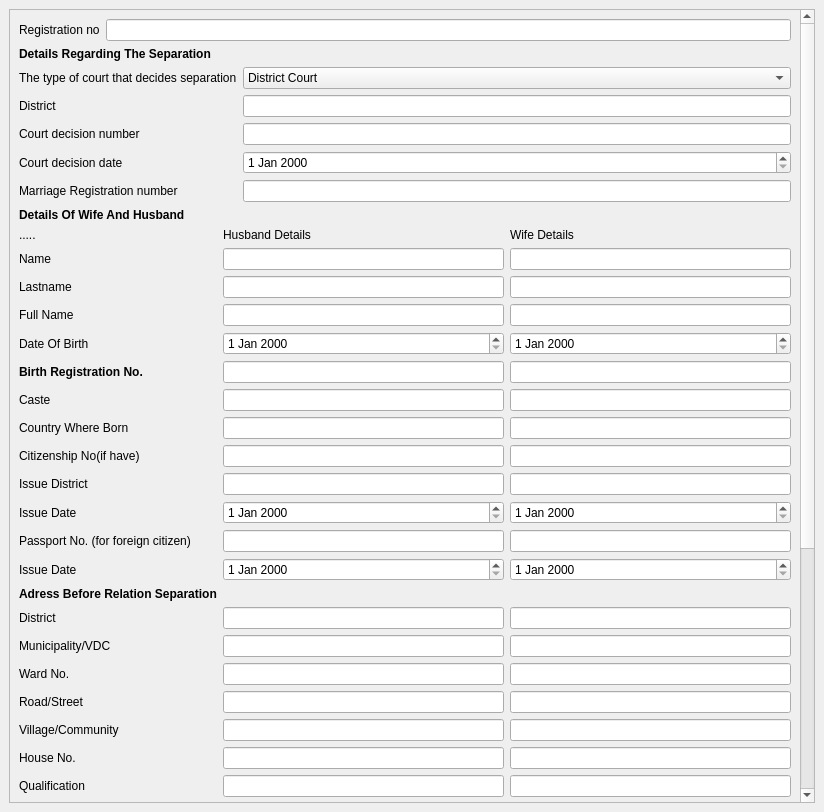
<?xml version="1.0" encoding="UTF-8"?>
<ui version="4.0">
 <class>DivorceForm</class>
 <widget class="QMainWindow" name="DivorceForm">
  <property name="geometry">
   <rect>
    <x>0</x>
    <y>0</y>
    <width>824</width>
    <height>812</height>
   </rect>
  </property>
  <property name="windowTitle">
   <string>Divorce Registration</string>
  </property>
  <widget class="QWidget" name="centralwidget">
   <layout class="QGridLayout" name="gridLayout">
    <item row="0" column="0">
     <widget class="QScrollArea" name="scrollArea">
      <property name="widgetResizable">
       <bool>true</bool>
      </property>
      <widget class="QWidget" name="scrollAreaWidgetContents">
       <property name="geometry">
        <rect>
         <x>0</x>
         <y>-581</y>
         <width>779</width>
         <height>1369</height>
        </rect>
       </property>
       <layout class="QGridLayout" name="gridLayout_2">
        <item row="0" column="0">
         <layout class="QFormLayout" name="formLayout_4">
          <item row="0" column="0">
           <widget class="QLabel" name="registrationNoLabel">
            <property name="text">
             <string>Registration no</string>
            </property>
           </widget>
          </item>
          <item row="0" column="1">
           <widget class="QLineEdit" name="registrationNoLineEdit"/>
          </item>
         </layout>
        </item>
        <item row="1" column="0">
         <widget class="QLabel" name="label">
          <property name="text">
           <string>&lt;b&gt;Details Regarding The Separation&lt;/b&gt;</string>
          </property>
         </widget>
        </item>
        <item row="2" column="0">
         <layout class="QFormLayout" name="formLayout">
          <item row="0" column="0">
           <widget class="QLabel" name="TypeOfCourtLabel">
            <property name="text">
             <string>The type of court that decides separation</string>
            </property>
           </widget>
          </item>
          <item row="0" column="1">
           <widget class="QComboBox" name="TypeOfCourtLineEdit">
            <item>
             <property name="text">
              <string>District Court</string>
             </property>
            </item>
            <item>
             <property name="text">
              <string>Supreme Court</string>
             </property>
            </item>
            <item>
             <property name="text">
              <string>Appellate court</string>
             </property>
            </item>
           </widget>
          </item>
          <item row="1" column="0">
           <widget class="QLabel" name="districtLabel">
            <property name="text">
             <string>District</string>
            </property>
           </widget>
          </item>
          <item row="1" column="1">
           <widget class="QLineEdit" name="districtLineEdit"/>
          </item>
          <item row="2" column="0">
           <widget class="QLabel" name="courtDecisionNumberLabel">
            <property name="text">
             <string>Court decision number</string>
            </property>
           </widget>
          </item>
          <item row="2" column="1">
           <widget class="QLineEdit" name="courtDecisionNumberLineEdit"/>
          </item>
          <item row="3" column="0">
           <widget class="QLabel" name="courtDecisionDateLabel">
            <property name="text">
             <string>Court decision date</string>
            </property>
           </widget>
          </item>
          <item row="3" column="1">
           <widget class="QDateEdit" name="courtDecisionDateDateEdit"/>
          </item>
          <item row="4" column="0">
           <widget class="QLabel" name="marriageRegistrationNumberLabel">
            <property name="text">
             <string>Marriage Registration number</string>
            </property>
           </widget>
          </item>
          <item row="4" column="1">
           <widget class="QLineEdit" name="marriageRegistrationNumberLineEdit"/>
          </item>
         </layout>
        </item>
        <item row="3" column="0">
         <widget class="QLabel" name="label_2">
          <property name="text">
           <string>&lt;b&gt;Details Of Wife And Husband&lt;/b&gt;</string>
          </property>
         </widget>
        </item>
        <item row="4" column="0">
         <layout class="QFormLayout" name="formLayout_2">
          <item row="0" column="0">
           <widget class="QLabel" name="Label">
            <property name="text">
             <string>.....</string>
            </property>
           </widget>
          </item>
          <item row="0" column="1">
           <layout class="QHBoxLayout" name="horizontalLayout_2">
            <item>
             <widget class="QLabel" name="label_4">
              <property name="text">
               <string>Husband Details</string>
              </property>
             </widget>
            </item>
            <item>
             <widget class="QLabel" name="label_3">
              <property name="text">
               <string>Wife Details</string>
              </property>
             </widget>
            </item>
           </layout>
          </item>
          <item row="1" column="0">
           <widget class="QLabel" name="nameLabel">
            <property name="text">
             <string>Name</string>
            </property>
           </widget>
          </item>
          <item row="1" column="1">
           <layout class="QHBoxLayout" name="horizontalLayout_3">
            <item>
             <widget class="QLineEdit" name="lineEdit_2"/>
            </item>
            <item>
             <widget class="QLineEdit" name="lineEdit"/>
            </item>
           </layout>
          </item>
          <item row="2" column="0">
           <widget class="QLabel" name="lastnameLabel">
            <property name="text">
             <string>Lastname</string>
            </property>
           </widget>
          </item>
          <item row="2" column="1">
           <layout class="QHBoxLayout" name="horizontalLayout_4">
            <item>
             <widget class="QLineEdit" name="lineEdit_4"/>
            </item>
            <item>
             <widget class="QLineEdit" name="lineEdit_3"/>
            </item>
           </layout>
          </item>
          <item row="3" column="0">
           <widget class="QLabel" name="fullNameLabel">
            <property name="text">
             <string>Full Name</string>
            </property>
           </widget>
          </item>
          <item row="3" column="1">
           <layout class="QHBoxLayout" name="horizontalLayout_5">
            <item>
             <widget class="QLineEdit" name="lineEdit_6"/>
            </item>
            <item>
             <widget class="QLineEdit" name="lineEdit_5"/>
            </item>
           </layout>
          </item>
          <item row="4" column="0">
           <widget class="QLabel" name="dateOfBirthLabel">
            <property name="text">
             <string>Date Of Birth</string>
            </property>
           </widget>
          </item>
          <item row="4" column="1">
           <layout class="QHBoxLayout" name="horizontalLayout_6">
            <item>
             <widget class="QDateEdit" name="dateEdit_2"/>
            </item>
            <item>
             <widget class="QDateEdit" name="dateEdit"/>
            </item>
           </layout>
          </item>
          <item row="5" column="0">
           <widget class="QLabel" name="birthRegistrationNoLabel">
            <property name="text">
             <string>&lt;html&gt;&lt;head/&gt;&lt;body&gt;&lt;p&gt;&lt;span style=&quot; font-weight:600;&quot;&gt;Birth Registration No.&lt;/span&gt;&lt;/p&gt;&lt;/body&gt;&lt;/html&gt;</string>
            </property>
           </widget>
          </item>
          <item row="5" column="1">
           <layout class="QHBoxLayout" name="horizontalLayout_7">
            <item>
             <widget class="QLineEdit" name="lineEdit_8"/>
            </item>
            <item>
             <widget class="QLineEdit" name="lineEdit_7"/>
            </item>
           </layout>
          </item>
          <item row="6" column="0">
           <widget class="QLabel" name="casteLabel">
            <property name="text">
             <string>Caste</string>
            </property>
           </widget>
          </item>
          <item row="6" column="1">
           <layout class="QHBoxLayout" name="horizontalLayout_8">
            <item>
             <widget class="QLineEdit" name="lineEdit_10"/>
            </item>
            <item>
             <widget class="QLineEdit" name="lineEdit_9"/>
            </item>
           </layout>
          </item>
          <item row="7" column="0">
           <widget class="QLabel" name="countryWhereBornLabel">
            <property name="text">
             <string>Country Where Born</string>
            </property>
           </widget>
          </item>
          <item row="7" column="1">
           <layout class="QHBoxLayout" name="horizontalLayout_9">
            <item>
             <widget class="QLineEdit" name="lineEdit_12"/>
            </item>
            <item>
             <widget class="QLineEdit" name="lineEdit_11"/>
            </item>
           </layout>
          </item>
          <item row="8" column="0">
           <widget class="QLabel" name="citizenshipNoLabel">
            <property name="text">
             <string>Citizenship No(if have)</string>
            </property>
           </widget>
          </item>
          <item row="8" column="1">
           <layout class="QHBoxLayout" name="horizontalLayout_10">
            <item>
             <widget class="QLineEdit" name="lineEdit_14"/>
            </item>
            <item>
             <widget class="QLineEdit" name="lineEdit_13"/>
            </item>
           </layout>
          </item>
          <item row="9" column="0">
           <widget class="QLabel" name="issueDistrictLabel">
            <property name="text">
             <string>Issue District</string>
            </property>
           </widget>
          </item>
          <item row="9" column="1">
           <layout class="QHBoxLayout" name="horizontalLayout_11">
            <item>
             <widget class="QLineEdit" name="lineEdit_16"/>
            </item>
            <item>
             <widget class="QLineEdit" name="lineEdit_15"/>
            </item>
           </layout>
          </item>
          <item row="10" column="0">
           <widget class="QLabel" name="issueDateLabel">
            <property name="text">
             <string>Issue Date</string>
            </property>
           </widget>
          </item>
          <item row="10" column="1">
           <layout class="QHBoxLayout" name="horizontalLayout_12">
            <item>
             <widget class="QDateEdit" name="dateEdit_4"/>
            </item>
            <item>
             <widget class="QDateEdit" name="dateEdit_3"/>
            </item>
           </layout>
          </item>
          <item row="11" column="0">
           <widget class="QLabel" name="passportNoIfFireignLabel">
            <property name="text">
             <string>Passport No. (for foreign citizen)</string>
            </property>
           </widget>
          </item>
          <item row="11" column="1">
           <layout class="QHBoxLayout" name="horizontalLayout_13">
            <item>
             <widget class="QLineEdit" name="lineEdit_18"/>
            </item>
            <item>
             <widget class="QLineEdit" name="lineEdit_17"/>
            </item>
           </layout>
          </item>
          <item row="12" column="0">
           <widget class="QLabel" name="issueDateLabel_2">
            <property name="text">
             <string>Issue Date</string>
            </property>
           </widget>
          </item>
          <item row="12" column="1">
           <layout class="QHBoxLayout" name="horizontalLayout_16">
            <item>
             <widget class="QDateEdit" name="dateEdit_6"/>
            </item>
            <item>
             <widget class="QDateEdit" name="dateEdit_7"/>
            </item>
           </layout>
          </item>
          <item row="13" column="0">
           <widget class="QLabel" name="adressBeforeRelationSeparationLabel">
            <property name="text">
             <string>&lt;b&gt;Adress Before Relation Separation&lt;/b&gt;</string>
            </property>
           </widget>
          </item>
          <item row="14" column="0">
           <widget class="QLabel" name="districtLabel_2">
            <property name="text">
             <string>District</string>
            </property>
           </widget>
          </item>
          <item row="14" column="1">
           <layout class="QHBoxLayout" name="horizontalLayout_17">
            <item>
             <widget class="QLineEdit" name="lineEdit_20"/>
            </item>
            <item>
             <widget class="QLineEdit" name="lineEdit_19"/>
            </item>
           </layout>
          </item>
          <item row="15" column="0">
           <widget class="QLabel" name="municipalityLabel">
            <property name="text">
             <string>Municipality/VDC</string>
            </property>
           </widget>
          </item>
          <item row="15" column="1">
           <layout class="QHBoxLayout" name="horizontalLayout_15">
            <item>
             <widget class="QLineEdit" name="lineEdit_21"/>
            </item>
            <item>
             <widget class="QLineEdit" name="lineEdit_22"/>
            </item>
           </layout>
          </item>
          <item row="16" column="0">
           <widget class="QLabel" name="wardNoLabel">
            <property name="text">
             <string>Ward No.</string>
            </property>
           </widget>
          </item>
          <item row="16" column="1">
           <layout class="QHBoxLayout" name="horizontalLayout_18">
            <item>
             <widget class="QLineEdit" name="lineEdit_24"/>
            </item>
            <item>
             <widget class="QLineEdit" name="lineEdit_23"/>
            </item>
           </layout>
          </item>
          <item row="17" column="0">
           <widget class="QLabel" name="roadLabel">
            <property name="text">
             <string>Road/Street</string>
            </property>
           </widget>
          </item>
          <item row="17" column="1">
           <layout class="QHBoxLayout" name="horizontalLayout_19">
            <item>
             <widget class="QLineEdit" name="lineEdit_26"/>
            </item>
            <item>
             <widget class="QLineEdit" name="lineEdit_25"/>
            </item>
           </layout>
          </item>
          <item row="18" column="0">
           <widget class="QLabel" name="villageCommunityLabel">
            <property name="text">
             <string>Village/Community</string>
            </property>
           </widget>
          </item>
          <item row="18" column="1">
           <layout class="QHBoxLayout" name="horizontalLayout_20">
            <item>
             <widget class="QLineEdit" name="lineEdit_28"/>
            </item>
            <item>
             <widget class="QLineEdit" name="lineEdit_27"/>
            </item>
           </layout>
          </item>
          <item row="19" column="0">
           <widget class="QLabel" name="houseNoLabel">
            <property name="text">
             <string>House No.</string>
            </property>
           </widget>
          </item>
          <item row="19" column="1">
           <layout class="QHBoxLayout" name="horizontalLayout_21">
            <item>
             <widget class="QLineEdit" name="lineEdit_30"/>
            </item>
            <item>
             <widget class="QLineEdit" name="lineEdit_29"/>
            </item>
           </layout>
          </item>
          <item row="20" column="0">
           <widget class="QLabel" name="qualificationLabel">
            <property name="text">
             <string>Qualification</string>
            </property>
           </widget>
          </item>
          <item row="20" column="1">
           <layout class="QHBoxLayout" name="horizontalLayout_22">
            <item>
             <widget class="QLineEdit" name="lineEdit_33"/>
            </item>
            <item>
             <widget class="QLineEdit" name="lineEdit_31"/>
            </item>
           </layout>
          </item>
          <item row="21" column="0">
           <widget class="QLabel" name="religionLabel">
            <property name="text">
             <string>Religion</string>
            </property>
           </widget>
          </item>
          <item row="21" column="1">
           <layout class="QHBoxLayout" name="horizontalLayout_23">
            <item>
             <widget class="QLineEdit" name="lineEdit_34"/>
            </item>
            <item>
             <widget class="QLineEdit" name="lineEdit_32"/>
            </item>
           </layout>
          </item>
          <item row="22" column="0">
           <widget class="QLabel" name="motherTongueLabel">
            <property name="text">
             <string>Mother Tongue</string>
            </property>
           </widget>
          </item>
          <item row="22" column="1">
           <layout class="QHBoxLayout" name="horizontalLayout_24">
            <item>
             <widget class="QLineEdit" name="lineEdit_36"/>
            </item>
            <item>
             <widget class="QLineEdit" name="lineEdit_35"/>
            </item>
           </layout>
          </item>
          <item row="23" column="0">
           <widget class="QLabel" name="grandFatherNameLabel">
            <property name="text">
             <string>Grandfather's Name</string>
            </property>
           </widget>
          </item>
          <item row="23" column="1">
           <layout class="QHBoxLayout" name="horizontalLayout_25">
            <item>
             <widget class="QLineEdit" name="lineEdit_38"/>
            </item>
            <item>
             <widget class="QLineEdit" name="lineEdit_37"/>
            </item>
           </layout>
          </item>
          <item row="24" column="0">
           <widget class="QLabel" name="fatherNameLabel">
            <property name="text">
             <string>Father's Name</string>
            </property>
           </widget>
          </item>
          <item row="24" column="1">
           <layout class="QHBoxLayout" name="horizontalLayout_26">
            <item>
             <widget class="QLineEdit" name="lineEdit_40"/>
            </item>
            <item>
             <widget class="QLineEdit" name="lineEdit_39"/>
            </item>
           </layout>
          </item>
          <item row="25" column="0">
           <widget class="QLabel" name="motherNameLabel">
            <property name="text">
             <string>Mother's Name</string>
            </property>
           </widget>
          </item>
          <item row="25" column="1">
           <layout class="QHBoxLayout" name="horizontalLayout_27">
            <item>
             <widget class="QLineEdit" name="lineEdit_42"/>
            </item>
            <item>
             <widget class="QLineEdit" name="lineEdit_41"/>
            </item>
           </layout>
          </item>
          <item row="26" column="0">
           <widget class="QLabel" name="marriageDateLabel">
            <property name="text">
             <string>Marriage Date</string>
            </property>
           </widget>
          </item>
          <item row="27" column="0">
           <widget class="QLabel" name="numberOfChildrenLabel">
            <property name="text">
             <string>Number of children</string>
            </property>
           </widget>
          </item>
          <item row="27" column="1">
           <widget class="QLineEdit" name="numberOfChildrenLineEdit"/>
          </item>
          <item row="28" column="0">
           <widget class="QLabel" name="totalAliveChildrenLabel">
            <property name="text">
             <string>Total alive children</string>
            </property>
           </widget>
          </item>
          <item row="28" column="1">
           <widget class="QLineEdit" name="totalAliveChildrenLineEdit"/>
          </item>
          <item row="29" column="0">
           <widget class="QLabel" name="numberOfChildrenLabel_2">
            <property name="text">
             <string>&lt;b&gt;Number Of children with parent&lt;/b&gt;</string>
            </property>
           </widget>
          </item>
          <item row="30" column="0">
           <widget class="QLabel" name="sonLabel">
            <property name="text">
             <string>Son</string>
            </property>
           </widget>
          </item>
          <item row="33" column="0">
           <widget class="QLabel" name="daughterLabel">
            <property name="text">
             <string>Daughter</string>
            </property>
           </widget>
          </item>
          <item row="35" column="0">
           <widget class="QLabel" name="numberOfChildrenLivingWithOtherLabel">
            <property name="text">
             <string>Number of children living with other</string>
            </property>
           </widget>
          </item>
          <item row="26" column="1">
           <layout class="QHBoxLayout" name="horizontalLayout_28">
            <item>
             <widget class="QDateEdit" name="dateEdit_5"/>
            </item>
           </layout>
          </item>
          <item row="30" column="1">
           <layout class="QHBoxLayout" name="horizontalLayout_30">
            <item>
             <widget class="QLineEdit" name="lineEdit_46"/>
            </item>
            <item>
             <widget class="QLineEdit" name="lineEdit_45"/>
            </item>
           </layout>
          </item>
          <item row="33" column="1">
           <layout class="QHBoxLayout" name="horizontalLayout_31">
            <item>
             <widget class="QLineEdit" name="lineEdit_44"/>
            </item>
            <item>
             <widget class="QLineEdit" name="lineEdit_43"/>
            </item>
           </layout>
          </item>
          <item row="37" column="1">
           <widget class="QDialogButtonBox" name="buttonBox_2">
            <property name="standardButtons">
             <set>QDialogButtonBox::Cancel|QDialogButtonBox::Ok</set>
            </property>
           </widget>
          </item>
          <item row="35" column="1">
           <widget class="QLineEdit" name="numberOfChildrenLivingWithOtherLineEdit"/>
          </item>
         </layout>
        </item>
       </layout>
      </widget>
     </widget>
    </item>
   </layout>
  </widget>
 </widget>
 <resources/>
 <connections/>
</ui>
